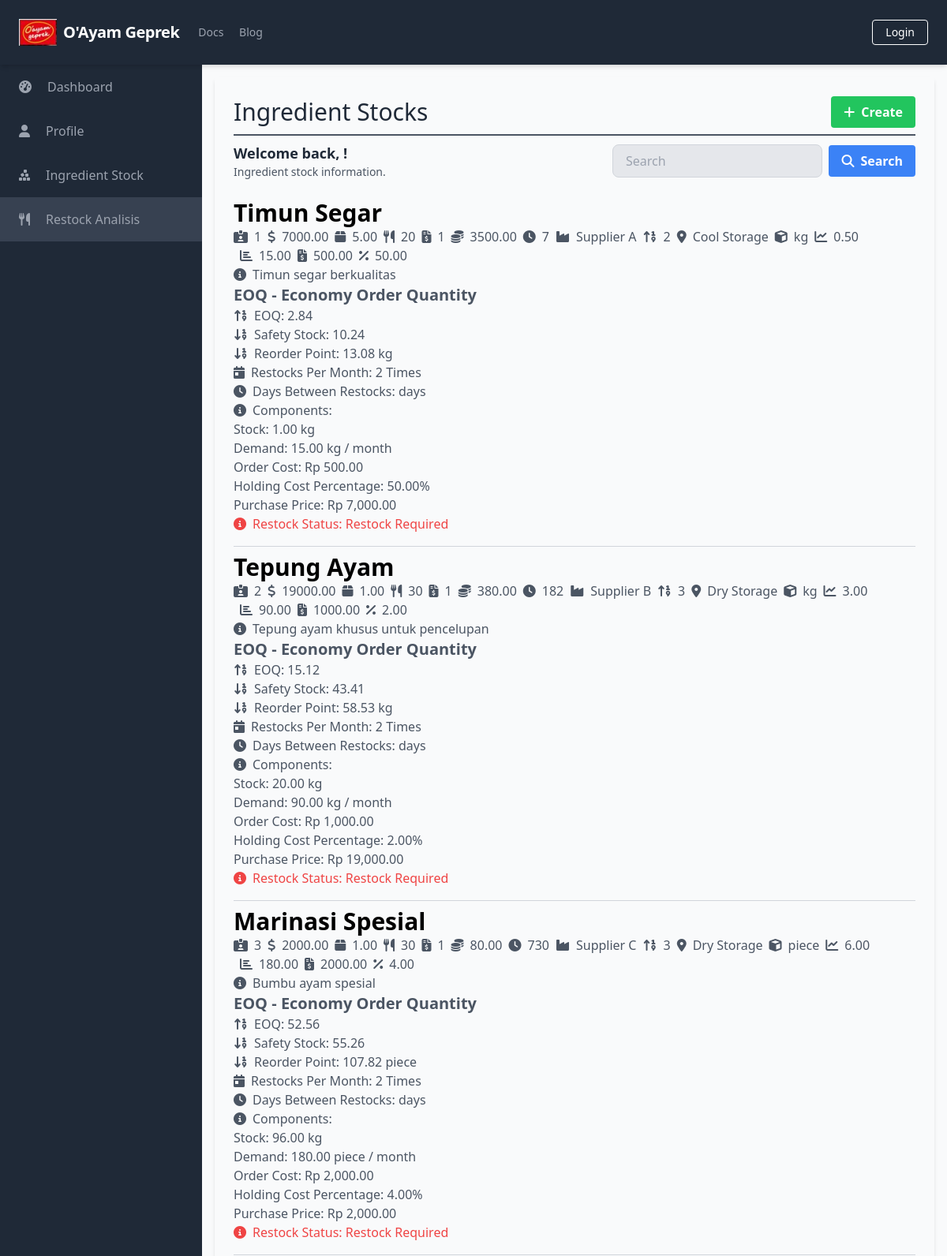
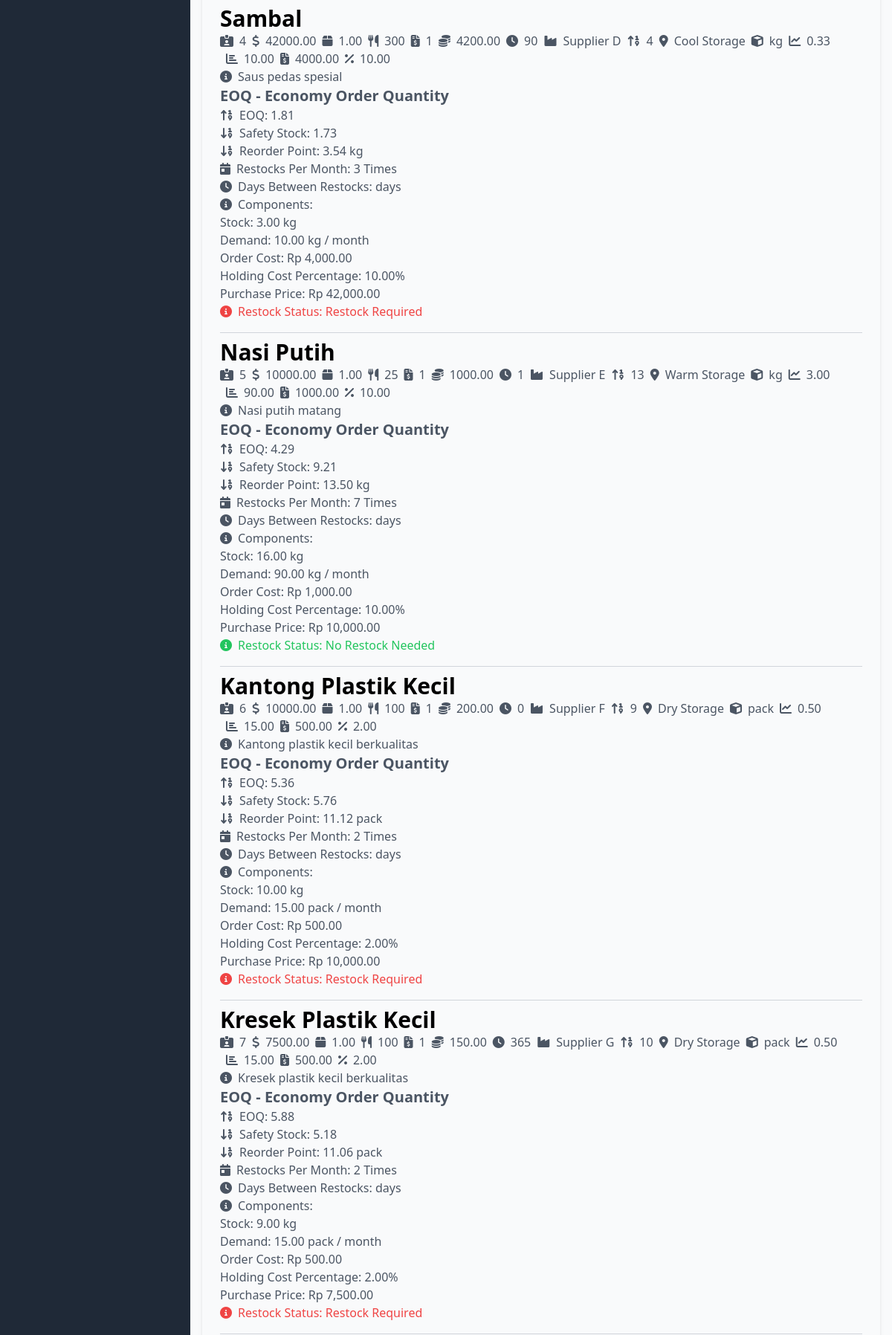
The app's page /manage_restocks/manage_restocks_list.php (upper part) with its own data (2 pictures, top to bottom).
### tables this page shows
CREATE TABLE `IngredientStocks` (
  `StockID` int(11) NOT NULL,
  `IngredientID` int(11) NOT NULL,
  `Quantity` decimal(10,2) NOT NULL,
  `QuantityPerServings` decimal(10,2) NOT NULL,
  `LastUpdateStock` timestamp NOT NULL DEFAULT current_timestamp()
);

CREATE TABLE `Ingredients` (
  `IngredientID` int(11) NOT NULL,
  `IngredientName` varchar(255) NOT NULL,
  `PurchasePrice` decimal(10,2) NOT NULL,
  `QuantityPerPurchase` decimal(10,2) NOT NULL,
  `ServingsPerIngredient` int(11) NOT NULL,
  `HoldingCost` tinyint(1) NOT NULL,
  `HoldingCostPrice` decimal(10,2) DEFAULT NULL,
  `ShelfLife` int(11) DEFAULT NULL,
  `SupplierName` varchar(255) DEFAULT NULL,
  `Description` text DEFAULT NULL,
  `MinimumStock` int(11) DEFAULT NULL,
  `StorageLocation` varchar(50) DEFAULT NULL,
  `PurchaseUnit` varchar(50) NOT NULL,
  `UsagePerDay` decimal(10,2) DEFAULT NULL,
  `UsagePerMonth` decimal(10,2) DEFAULT NULL,
  `OrderCost` decimal(10,2) DEFAULT NULL,
  `HoldingCostPercentage` decimal(5,2) DEFAULT NULL
);

### database/connection.php (called while the page is built, shortened)
<?php
$baseUrl = "http://localhost/final_project_yayuk_2023/";

### public/manage_restocks/manage_restocks_list.php (the view, shortened to what this page needs)
<?php
require_once('../../database/connection.php');
?>
<?php include_once('../components/header.php'); ?>
<div class="h-screen flex flex-col">
    <?php include('../components/navbar.php'); ?>
    <div class="flex-grow bg-gray-50 flex flex-row shadow-md">
        <?php include('../components/sidebar.php'); ?>
        <main class=" bg-gray-50 flex flex-col flex-1 overflow-y-scroll h-screen flex-shrink-0 sc-hide pb-40">
            <div class="flex items-start justify-start p-6 shadow-md m-4 flex-1 flex-col">
                <div class="flex flex-row justify-between items-center w-full border-b-2 border-gray-600 mb-2 pb-2">
                    <h1 class="text-3xl text-gray-800 font-semibol w-full">Ingredient Stocks</h1>
                    <div class="flex flex-row justify-end items-center">
                        <a href="<?php echo $baseUrl; ?>public/manage_ingredient_stocks/manage_ingredient_stocks_add.php" class="bg-green-500 hover-bg-green-700 text-white font-bold py-2 px-4 rounded inline-flex items-center">
                            <i class="fas fa-plus mr-2"></i>
                            <span>Create</span>
                        </a>
                    </div>
                </div>
                <div class="flex flex-col w-full">
                    <div class="flex flex-row justify-between items-center w-full mb-2 pb-2">
                        <div>
                            <h2 class="text-lg text-gray-800 font-semibold">Welcome back, <?php echo $_SESSION['FullName']; ?>!</h2>
                            <p class="text-gray-600 text-sm">Ingredient stock information.</p>
                        </div>
                        <form class="flex items-center justify-end space-x-2 w-96">
                            <input type="text" name="search" class="bg-gray-200 focus-bg-white focus-outline-none border border-gray-300 rounded-lg py-2 px-4 block w-full appearance-none leading-normal" placeholder="Search" value="<?php echo isset($_GET['search']) ? $_GET['search'] : ''; ?>">
                            <button type="submit" class="bg-blue-500 hover-bg-blue-700 text-white font-bold py-2 px-4 rounded space-x-2 inline-flex items-center">
                                <i class="fas fa-search"></i>
                                <span>Search</span>
                            </button>
                        </form>
                    </div>
                    <?php
                    $searchTerm = isset($_GET['search']) ? $_GET['search'] : '';
                    $page = isset($_GET['page']) ? $_GET['page'] : 1;
                    $query = "SELECT IngStk.StockID, IngStk.IngredientID, IngStk.Quantity AS Stock, IngStk.LastUpdateStock, I.*
                    FROM IngredientStocks IngStk
                    INNER JOIN Ingredients I ON IngStk.IngredientID = I.IngredientID
                    WHERE I.IngredientName LIKE '%$searchTerm%'
                    LIMIT 15 OFFSET " . ($page - 1) * 15;
                    $result = $conn->query($query);
                    while ($row = $result->fetch_assoc()) {
                        $orderCost = $row['OrderCost'];
                        $purchasePrice = $row['PurchasePrice'];
                        $holdingCostPercentage = $row['HoldingCostPercentage'];
                        $stock = $row['Stock'];
                        $ingredientID = $row['IngredientID'];
                        $historicalDemandQuery = "SELECT Quantity, MONTH(Timestamp) as Month FROM IngredientTransactions WHERE IngredientID = $ingredientID AND TransactionType = 'Out'";
                        $historicalDemandResult = $conn->query($historicalDemandQuery);
                        $historicalDemand = array();
                        $monthlyDemand = array_fill(1, 12, 0);
                        while ($demandRow = $historicalDemandResult->fetch_assoc()) {
                            $historicalDemand[] = $demandRow['Quantity'];
                            $month = $demandRow['Month'];
                            $monthlyDemand[$month] += $demandRow['Quantity'];
                        }
                        $demandMean = ($historicalDemand) ? array_sum($historicalDemand) / count($historicalDemand) : 0;
                        $standardDeviation = ($historicalDemand) ? sqrt(array_sum(array_map(function ($demand) use ($demandMean) {
                            return pow($demand - $demandMean, 2);
                        }, $historicalDemand)) / count($historicalDemand)) : 0;
                        $safetyFactor = 1.645;
                        $safetyStock = $safetyFactor * $standardDeviation;
                        if ($safetyStock == 0) {
                            $safetyStock = 0.01;
                        }
                        $leadTimeDemand = $monthlyDemand[date('n')];
                        $reorderPoint = $leadTimeDemand + $safetyStock;
                        $eoq = sqrt((2 * $reorderPoint * $orderCost) / ((($purchasePrice / 100) * $holdingCostPercentage)));
                        $restockQuantity = $eoq + $safetyStock;
                        $demand = $row['UsagePerMonth'];
                        $restocksPerMonth = ($demand > 0) ? ceil($demand / $restockQuantity) : 0;
                    if ($stock < ($eoq + $safetyStock)) {
                        $restockStatus = 'Restock Required';
                        $restockColor = 'text-red-500';
                    } else {
                        $restockStatus = 'No Restock Needed';
                        $restockColor = 'text-green-500';
                    }
                    ?>
                        <div class="flex items-start flex-col justify-between border-b border-gray-300 py-2">
                            <div class="text-3xl font-semibold">
                                <?php echo $row['IngredientName']; ?>
                            </div>
                            <div class="flex flex-row flex-wrap space-x-2">
                                <div class="text-gray-600">
                                    <i class="mr-2 fas fa-id-card-alt"></i><?php echo $row['IngredientID']; ?>
                                </div>
                                <div class="text-gray-600">
                                    <i class="mr-2 fas fa-dollar-sign"></i><?php echo $row['PurchasePrice']; ?>
                                </div>
                                <div class="text-gray-600">
                                    <i class="mr-2 fas fa-box"></i><?php echo $row['QuantityPerPurchase']; ?>
                                </div>
                                <div class="text-gray-600">
                                    <i class="mr-2 fas fa-utensils"></i><?php echo $row['ServingsPerIngredient']; ?>
                                </div>
                                <div class="text-gray-600">
                                    <i class="mr-2 fas fa-file-invoice-dollar"></i><?php echo $row['HoldingCost']; ?>
                                </div>
                                <div class="text-gray-600">
                                    <i class="mr-2 fas fa-coins"></i><?php echo $row['HoldingCostPrice']; ?>
                                </div>
                                <div class="text-gray-600">
                                    <i class="mr-2 fas fa-clock"></i><?php echo $row['ShelfLife']; ?>
                                </div>
                                <div class="text-gray-600">
                                    <i class="mr-2 fas fa-industry"></i><?php echo $row['SupplierName']; ?>
                                </div>
                                <div class="text-gray-600">
                                    <i class="mr-2 fas fa-sort-numeric-up"></i><?php echo $row['MinimumStock']; ?>
                                </div>
                                <div class="text-gray-600">
                                    <i class="mr-2 fas fa-map-marker-alt"></i><?php echo $row['StorageLocation']; ?>
                                </div>
                                <div class="text-gray-600">
                                    <i class="mr-2 fas fa-cube"></i><?php echo $row['PurchaseUnit']; ?>
                                </div>
                                <div class="text-gray-600">
                                    <i class="mr-2 fas fa-chart-line"></i><?php echo $row['UsagePerDay']; ?>
                                </div>
                                <div class="text-gray-600">
                                    <i class="mr-2 fas fa-chart-bar"></i><?php echo $row['UsagePerMonth']; ?>
                                </div>
                                <div class="text-gray-600">
                                    <i class="mr-2 fas fa-file-invoice-dollar"></i><?php echo $row['OrderCost']; ?>
                                </div>
                                <div class="text-gray-600">
                                    <i class="mr-2 fas fa-percent"></i><?php echo $row['HoldingCostPercentage']; ?>
                                </div>
                            </div>
                            <div class="text-gray-600">
                                <i class="mr-2 fas fa-info-circle"></i><?php echo $row['Description']; ?>
                            </div>
                            <div class="text-gray-600">
                                <div class="text-xl font-semibold">EOQ - Economy Order Quantity</div>
                                <div class="text-gray-600">
                                    <i class="mr-2 fas fa-sort-numeric-up"></i>EOQ: <?php echo number_format($eoq, 2); ?>
                                </div>
                                <div class="text-gray-600">
                                    <i class="mr-2 fas fa-sort-numeric-down"></i>Safety Stock: <?php echo number_format($safetyStock, 2); ?>
                                </div>
                                <div class="text-gray-600">
                                    <i class="mr-2 fas fa-sort-numeric-down"></i>Reorder Point: <?php echo number_format($restockQuantity, 2), " ",  $row['PurchaseUnit']; ?>
                                </div>
                                <div class="text-gray-600">
                                    <i class="mr-2 fas fa-calendar-day"></i>Restocks Per Month: <?php echo $restocksPerMonth; ?> Times
                                </div>
                                <div class="text-gray-600">
                                    <i class="mr-2 fas fa-clock"></i>Days Between Restocks: <?php echo $daysBetweenRestocks; ?> days
                                </div>
                                <div class="text-gray-600">
                                    <i class="mr-2 fas fa-info-circle"></i>Components:
                                    <ul>
                                        <li>Stock: <?php echo number_format($row['Stock'], 2), " kg"; ?></li>
                                        <li>Demand: <?php echo number_format($demand, 2), " ", $row['PurchaseUnit'], " / month"; ?></li>
                                        <li>Order Cost: Rp <?php echo number_format($orderCost, 2); ?></li>
                                        <li>Holding Cost Percentage: <?php echo $holdingCostPercentage; ?>%</li>
                                        <li>Purchase Price: Rp <?php echo number_format($purchasePrice, 2); ?></li>
                                    </ul>
                                </div>
                            </div>
                            <div class="text-gray-600 <?php echo $restockColor; ?>">
                                <i class="mr-2 fas fa-info-circle"></i>Restock Status: <?php echo $restockStatus; ?>
                            </div>
                        </div>
                    <?php
                    }
                    ?>
                </div>
        </main>
    </div>
</div>
</body>
</html>

### records on screen
ingredientstocks: IngredientID.IngredientName "Timun Segar", IngredientID.IngredientID "1", IngredientID.PurchasePrice "7000.00", IngredientID.QuantityPerPurchase "5.00", IngredientID.ServingsPerIngredient "20", IngredientID.HoldingCost "1", IngredientID.HoldingCostPrice "3500.00", IngredientID.ShelfLife "7", IngredientID.SupplierName "Supplier A", IngredientID.MinimumStock "2", IngredientID.StorageLocation "Cool Storage", IngredientID.PurchaseUnit "kg", IngredientID.UsagePerDay "0.50", IngredientID.UsagePerMonth "15.00", IngredientID.OrderCost "500.00", IngredientID.HoldingCostPercentage "50.00", IngredientID.Description "Timun segar berkualitas", eoq "2.84", safetyStock "10.24", restockQuantity "13.08", restocksPerMonth "2", Quantity "1.00", IngredientID.PurchasePrice "7,000.00", restockStatus "Restock Required"
ingredientstocks: IngredientID.IngredientName "Tepung Ayam", IngredientID.IngredientID "2", IngredientID.PurchasePrice "19000.00", IngredientID.QuantityPerPurchase "1.00", IngredientID.ServingsPerIngredient "30", IngredientID.HoldingCost "1", IngredientID.HoldingCostPrice "380.00", IngredientID.ShelfLife "182", IngredientID.SupplierName "Supplier B", IngredientID.MinimumStock "3", IngredientID.StorageLocation "Dry Storage", IngredientID.PurchaseUnit "kg", IngredientID.UsagePerDay "3.00", IngredientID.UsagePerMonth "90.00", IngredientID.OrderCost "1000.00", IngredientID.HoldingCostPercentage "2.00", IngredientID.Description "Tepung ayam khusus untuk pencelupan", eoq "15.12", safetyStock "43.41", restockQuantity "58.53", restocksPerMonth "2", Quantity "20.00", IngredientID.OrderCost "1,000.00", IngredientID.PurchasePrice "19,000.00", restockStatus "Restock Required"
ingredientstocks: IngredientID.IngredientName "Marinasi Spesial", IngredientID.IngredientID "3", IngredientID.PurchasePrice "2000.00", IngredientID.QuantityPerPurchase "1.00", IngredientID.ServingsPerIngredient "30", IngredientID.HoldingCost "1", IngredientID.HoldingCostPrice "80.00", IngredientID.ShelfLife "730", IngredientID.SupplierName "Supplier C", IngredientID.MinimumStock "3", IngredientID.StorageLocation "Dry Storage", IngredientID.PurchaseUnit "piece", IngredientID.UsagePerDay "6.00", IngredientID.UsagePerMonth "180.00", IngredientID.OrderCost "2000.00", IngredientID.HoldingCostPercentage "4.00", IngredientID.Description "Bumbu ayam spesial", eoq "52.56", safetyStock "55.26", restockQuantity "107.82", restocksPerMonth "2", Quantity "96.00", IngredientID.OrderCost "2,000.00", IngredientID.PurchasePrice "2,000.00", restockStatus "Restock Required"
ingredientstocks: IngredientID.IngredientName "Sambal", IngredientID.IngredientID "4", IngredientID.PurchasePrice "42000.00", IngredientID.QuantityPerPurchase "1.00", IngredientID.ServingsPerIngredient "300", IngredientID.HoldingCost "1", IngredientID.HoldingCostPrice "4200.00", IngredientID.ShelfLife "90", IngredientID.SupplierName "Supplier D", IngredientID.MinimumStock "4", IngredientID.StorageLocation "Cool Storage", IngredientID.PurchaseUnit "kg", IngredientID.UsagePerDay "0.33", IngredientID.UsagePerMonth "10.00", IngredientID.OrderCost "4000.00", IngredientID.HoldingCostPercentage "10.00", IngredientID.Description "Saus pedas spesial", eoq "1.81", safetyStock "1.73", restockQuantity "3.54", restocksPerMonth "3", Quantity "3.00", IngredientID.OrderCost "4,000.00", IngredientID.PurchasePrice "42,000.00", restockStatus "Restock Required"
ingredientstocks: IngredientID.IngredientName "Nasi Putih", IngredientID.IngredientID "5", IngredientID.PurchasePrice "10000.00", IngredientID.QuantityPerPurchase "1.00", IngredientID.ServingsPerIngredient "25", IngredientID.HoldingCost "1", IngredientID.HoldingCostPrice "1000.00", IngredientID.ShelfLife "1", IngredientID.SupplierName "Supplier E", IngredientID.MinimumStock "13", IngredientID.StorageLocation "Warm Storage", IngredientID.PurchaseUnit "kg", IngredientID.UsagePerDay "3.00", IngredientID.UsagePerMonth "90.00", IngredientID.OrderCost "1000.00", IngredientID.HoldingCostPercentage "10.00", IngredientID.Description "Nasi putih matang", eoq "4.29", safetyStock "9.21", restockQuantity "13.50", restocksPerMonth "7", Quantity "16.00", IngredientID.OrderCost "1,000.00", IngredientID.PurchasePrice "10,000.00", restockStatus "No Restock Needed"
ingredientstocks: IngredientID.IngredientName "Kantong Plastik Kecil", IngredientID.IngredientID "6", IngredientID.PurchasePrice "10000.00", IngredientID.QuantityPerPurchase "1.00", IngredientID.ServingsPerIngredient "100", IngredientID.HoldingCost "1", IngredientID.HoldingCostPrice "200.00", IngredientID.ShelfLife "0", IngredientID.SupplierName "Supplier F", IngredientID.MinimumStock "9", IngredientID.StorageLocation "Dry Storage", IngredientID.PurchaseUnit "pack", IngredientID.UsagePerDay "0.50", IngredientID.UsagePerMonth "15.00", IngredientID.OrderCost "500.00", IngredientID.HoldingCostPercentage "2.00", IngredientID.Description "Kantong plastik kecil berkualitas", eoq "5.36", safetyStock "5.76", restockQuantity "11.12", restocksPerMonth "2", Quantity "10.00", IngredientID.PurchasePrice "10,000.00", restockStatus "Restock Required"
ingredientstocks: IngredientID.IngredientName "Kresek Plastik Kecil", IngredientID.IngredientID "7", IngredientID.PurchasePrice "7500.00", IngredientID.QuantityPerPurchase "1.00", IngredientID.ServingsPerIngredient "100", IngredientID.HoldingCost "1", IngredientID.HoldingCostPrice "150.00", IngredientID.ShelfLife "365", IngredientID.SupplierName "Supplier G", IngredientID.MinimumStock "10", IngredientID.StorageLocation "Dry Storage", IngredientID.PurchaseUnit "pack", IngredientID.UsagePerDay "0.50", IngredientID.UsagePerMonth "15.00", IngredientID.OrderCost "500.00", IngredientID.HoldingCostPercentage "2.00", IngredientID.Description "Kresek plastik kecil berkualitas", eoq "5.88", safetyStock "5.18", restockQuantity "11.06", restocksPerMonth "2", Quantity "9.00", IngredientID.PurchasePrice "7,500.00", restockStatus "Restock Required"

### other values on screen
$baseTitle "O'Ayam Geprek"
